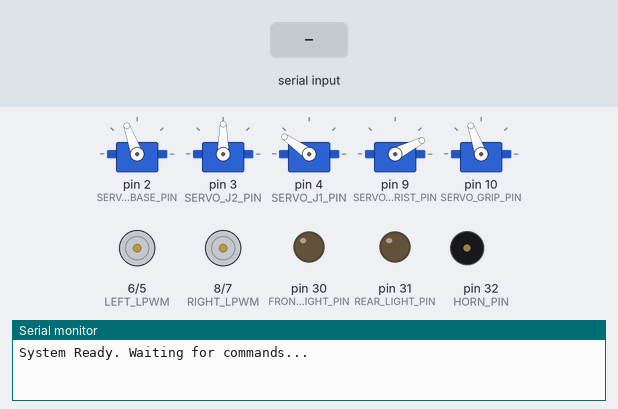
A sketch run on a simulated Arduino Mega 2560, built with avr-gcc and run on an emulated ATmega2560. Parts: 5 × servo, motor-driver pin pairs drawn as motors (green arrow = first pin HIGH = forward, orange = second pin HIGH = backward, longer = more drive), output pins drawn as LEDs (lit = HIGH), buzzer (waves = sounding, pin HIGH), the last lines printed to the serial monitor. The inputs (shaded band) are chosen by the test bench.

Above: at 1.2 s.
1.3 s: "A,1\n" received over the second serial link
At 1.77 s:
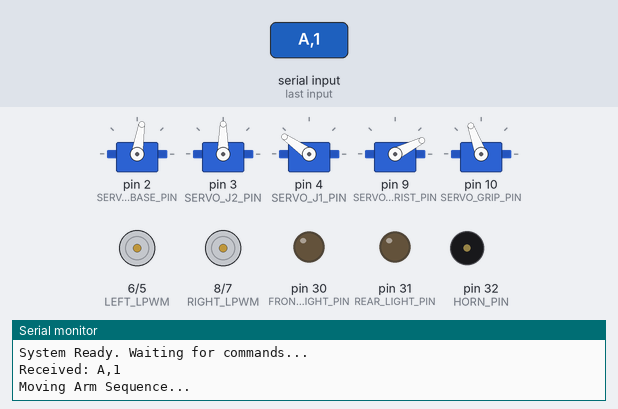
4.3 s: "Q\n" received over the second serial link
At 7.1 s:
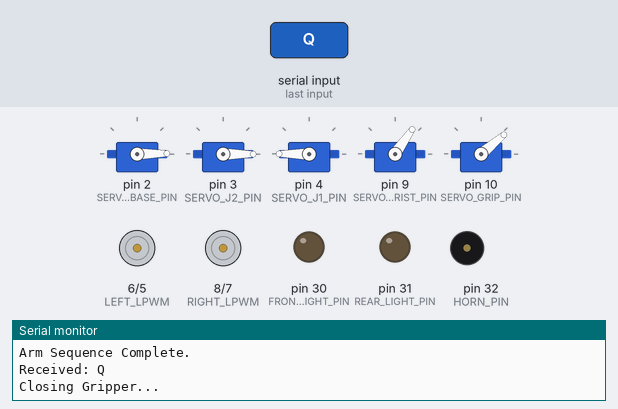
7.3 s: "G\n" received over the second serial link
At 7.8 s:
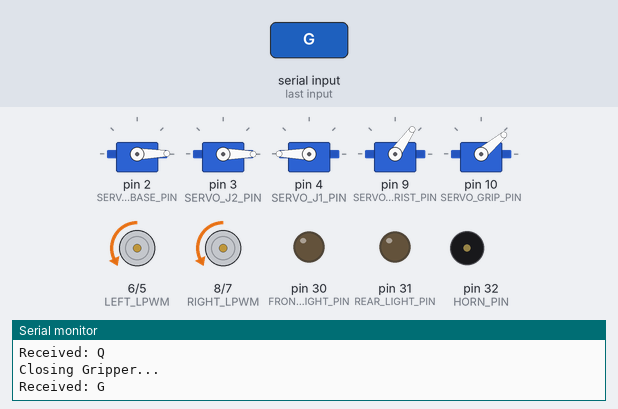
8.8 s: "q\n" received over the second serial link
At 10.5 s:
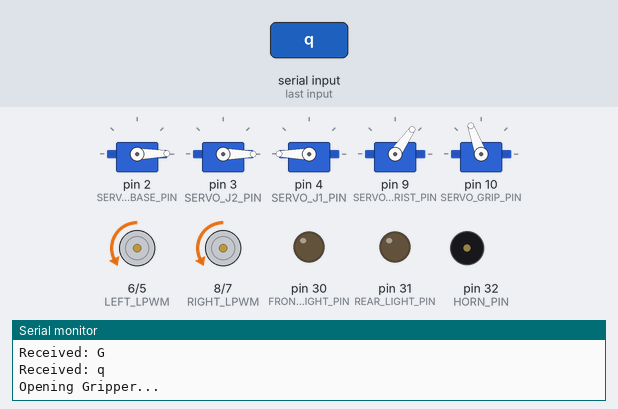
11.3 s: "Y\n" received over the second serial link
At 12.1 s:
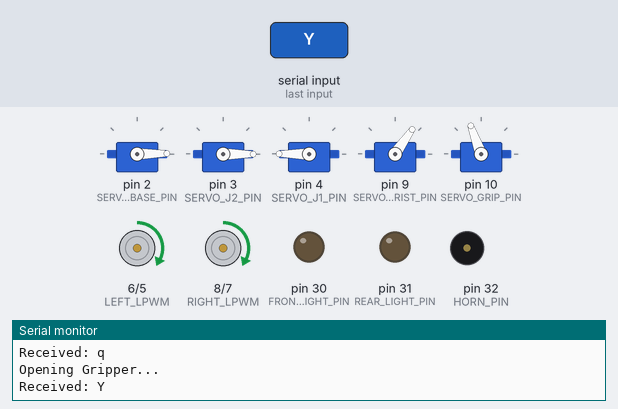
12.8 s: "1\n" received over the second serial link
At 13.2 s:
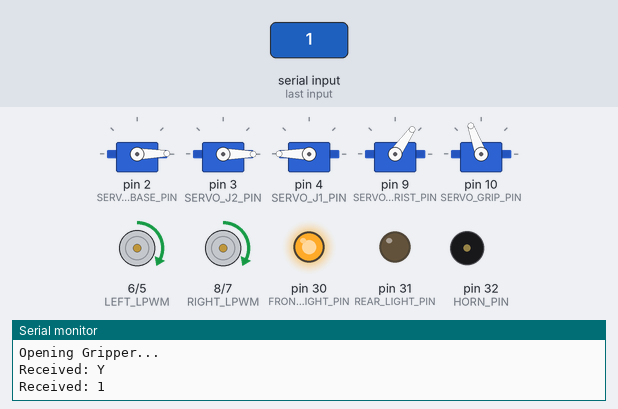
Timing chart, 0 to 15.3 s (numbered marks = the images above; inputs shaded):
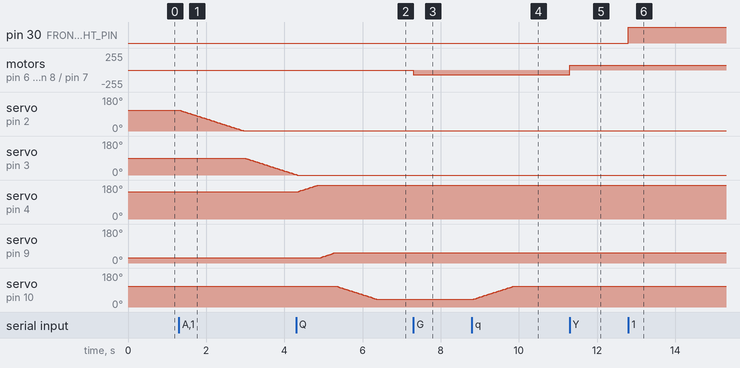

Measured:
- after the input at 1.3 s, servo on pin 2 (SERVO_BASE_PIN): moves from 110° to 1° over 1.6 s, starting at once; servo on pin 3 (SERVO_J2_PIN): moves from 90° to 3° over 1.3 s, starting after 1.7 s
- after the input at 4.3 s, servo on pin 10 (SERVO_GRIP_PIN): moves from 110° to 40° over 1.0 s, starting after 1.0 s
- after the input at 7.3 s, motor on pin 6 (LEFT_LPWM) / pin 5 (LEFT_RPWM), motor on pin 8 (RIGHT_LPWM) / pin 7 (RIGHT_RPWM): stopped → backward 70/255 at once
- after the input at 8.8 s, servo on pin 10 (SERVO_GRIP_PIN): moves from 40° to 110° over 1.0 s, starting at once
- after the input at 11.3 s, motor on pin 6 (LEFT_LPWM) / pin 5 (LEFT_RPWM), motor on pin 8 (RIGHT_LPWM) / pin 7 (RIGHT_RPWM): backward 70/255 → forward 70/255 at once
- after the input at 12.8 s, pin 30 (FRONT_LIGHT_PIN): LOW → HIGH at once

The sketch:

bomb_disposal_robot.ino
```cpp
//====================================================//
//       ARDUINO MEGA + HC-05 + 2x BTS7960          //
//              4 x 12V Johnson Motors               //
//              + 5x Servo Robotic Arm               //
//====================================================//

#include <Servo.h>

//====================================================//
//                    HC-05                           //
//====================================================//
// Mega hardware Serial1
// Mega RX1 = D19
// Mega TX1 = D18
#define BT Serial1

//====================================================//
//              BTS7960 #1 - LEFT SIDE               //
//====================================================//
#define LEFT_RPWM 5
#define LEFT_LPWM 6

//====================================================//
//              BTS7960 #2 - RIGHT SIDE              //
//====================================================//
#define RIGHT_RPWM 7
#define RIGHT_LPWM 8

//====================================================//
//                 LIGHTS + HORN                     //
//====================================================//
#define FRONT_LIGHT_PIN 30
#define REAR_LIGHT_PIN  31
#define HORN_PIN        32

//====================================================//
//                 ROBOTIC ARM SERVOS                //
//====================================================//
// Pins changed to 2, 3, 4, 9, 10 to avoid conflict with BTS7960 (5, 6, 7, 8)
#define SERVO_BASE_PIN 2
#define SERVO_J2_PIN 3
#define SERVO_J1_PIN 4
#define SERVO_WRIST_PIN 9
#define SERVO_GRIP_PIN 10

Servo servoBase;
Servo servoJ2;
Servo servoJ1;
Servo servoWrist;
Servo servoGrip;

int currentBase = 110;
int currentJ2 = 90;
int currentJ1 = 145;
int currentWrist = 27;
int currentGrip = 110;

const int MOVE_DELAY = 15; // Smooth movement speed (Higher = Slower)

//====================================================//
//                 SPEED SETTINGS                    //
//====================================================//
int motorSpeed = 70;
int turnSpeed = 90;
int diagonalSpeed = 70;

//====================================================//
//                      SETUP                        //
//====================================================//
void setup() {
  //--------------- LEFT BTS7960 ----------------//
  pinMode(LEFT_RPWM, OUTPUT);
  pinMode(LEFT_LPWM, OUTPUT);

  //--------------- RIGHT BTS7960 ---------------//
  pinMode(RIGHT_RPWM, OUTPUT);
  pinMode(RIGHT_LPWM, OUTPUT);

  //--------------- Lights + Horn ---------------//
  pinMode(FRONT_LIGHT_PIN, OUTPUT);
  pinMode(REAR_LIGHT_PIN, OUTPUT);
  pinMode(HORN_PIN, OUTPUT);
  digitalWrite(FRONT_LIGHT_PIN, LOW);
  digitalWrite(REAR_LIGHT_PIN, LOW);
  digitalWrite(HORN_PIN, LOW);

  //--------------- Bluetooth -------------------//
  BT.begin(9600);
  Serial.begin(9600); // For PC debugging

  //--------------- Robotic Arm -----------------//
  servoBase.attach(SERVO_BASE_PIN);
  servoJ2.attach(SERVO_J2_PIN);
  servoJ1.attach(SERVO_J1_PIN);
  servoWrist.attach(SERVO_WRIST_PIN);
  servoGrip.attach(SERVO_GRIP_PIN);

  // Move to initial position on startup
  servoBase.write(currentBase);
  servoJ2.write(currentJ2);
  servoJ1.write(currentJ1);
  servoWrist.write(currentWrist);
  servoGrip.write(currentGrip);

  //--------------- Safety ----------------------//
  stopRobot();
  Serial.println("System Ready. Waiting for commands...");
}

//====================================================//
//                       LOOP                         //
//====================================================//
void loop() {
  if (BT.available()) {
    String cmd = BT.readStringUntil('\n');
    cmd.trim();

    if (cmd.length() > 0) {
      Serial.print("Received: ");
      Serial.println(cmd);

      //==========================================//
      //             ROBOTIC ARM CONTROL          //
      //==========================================//
      if (cmd.startsWith("A")) {
        int values[5];
        int startIndex = 2;

        for (int i = 0; i < 5; i++) {
          int endIndex = cmd.indexOf(',', startIndex);
          if (endIndex == -1) endIndex = cmd.length();
          values[i] = cmd.substring(startIndex, endIndex).toInt();
          startIndex = endIndex + 1;
        }

        stopRobot(); // Safety: ensure motors are off while arm moves

        Serial.println("Moving Arm Sequence...");
        smoothMove(servoBase, values[0], currentBase);
        smoothMove(servoJ2, values[1], currentJ2);

        // Invert J1 and Wrist to match physical mounting
        int targetJ1 = 290 - values[2];
        int targetWrist = 55 - values[3];

        smoothMove(servoJ1, targetJ1, currentJ1);
        smoothMove(servoWrist, targetWrist, currentWrist);

        // ⚠️ CRITICAL: values[4] (the gripper angle) is INTENTIONALLY IGNORED here.
        // The gripper will ONLY move when the standalone 'q' or 'Q' command is received.

        Serial.println("Arm Sequence Complete.");
      }
      else if (cmd == "q") {
        Serial.println("Opening Gripper...");
        smoothMove(servoGrip, 110, currentGrip);
      }
      else if (cmd == "Q") {
        Serial.println("Closing Gripper...");
        smoothMove(servoGrip, 40, currentGrip);
      }

      //==========================================//
      //               CAR CONTROL                //
      //==========================================//
      else if (cmd.length() == 1) {
        char c = cmd.charAt(0);
        switch (c) {
          // Movement
          case 'F': forward(); break;
          case 'B': backward(); break;
          case 'L': left(); break;
          case 'R': right(); break;
          case 'S': stopRobot(); break;

          // Diagonal (Optional, kept for compatibility)
          case 'G': forwardLeft(); break;
          case 'I': forwardRight(); break;
          case 'Y': backLeft(); break;   // Changed from 'H' to avoid conflict with Horn
          case 'J': backRight(); break;

          // Lights (New App Protocol)
          case '1': digitalWrite(FRONT_LIGHT_PIN, HIGH); break;
          case '2': digitalWrite(FRONT_LIGHT_PIN, LOW); break;
          case '3': digitalWrite(REAR_LIGHT_PIN, HIGH); break;
          case '4': digitalWrite(REAR_LIGHT_PIN, LOW); break;

          // Lights (Old Protocol Compatibility)
          case 'W': digitalWrite(FRONT_LIGHT_PIN, HIGH); break;
          case 'w': digitalWrite(FRONT_LIGHT_PIN, LOW); break;
          case 'U': digitalWrite(REAR_LIGHT_PIN, HIGH); break;
          case 'u': digitalWrite(REAR_LIGHT_PIN, LOW); break;

          // Horn (New App Protocol)
          case 'H': digitalWrite(HORN_PIN, HIGH); break;
          case 'h': digitalWrite(HORN_PIN, LOW); break;

          // Horn (Old Protocol Compatibility)
          case 'V': digitalWrite(HORN_PIN, HIGH); break;
          case 'v': digitalWrite(HORN_PIN, LOW); break;
        }
      }
    }
  }
}

//====================================================//
//                 MOVEMENT FUNCTIONS                 //
//====================================================//
void leftForward(int speed) {
  analogWrite(LEFT_LPWM, 0);
  analogWrite(LEFT_RPWM, speed);
}

void leftBackward(int speed) {
  analogWrite(LEFT_RPWM, 0);
  analogWrite(LEFT_LPWM, speed);
}

void rightForward(int speed) {
  analogWrite(RIGHT_LPWM, 0);
  analogWrite(RIGHT_RPWM, speed);
}

void rightBackward(int speed) {
  analogWrite(RIGHT_RPWM, 0);
  analogWrite(RIGHT_LPWM, speed);
}

void forward() {
  leftForward(motorSpeed);
  rightForward(motorSpeed);
}

void backward() {
  leftBackward(motorSpeed);
  rightBackward(motorSpeed);
}

void left() {
  leftBackward(turnSpeed);
  rightForward(turnSpeed);
}

void right() {
  leftForward(turnSpeed);
  rightBackward(turnSpeed);
}

void forwardLeft() {
  leftForward(diagonalSpeed);
  rightForward(motorSpeed);
}

void forwardRight() {
  leftForward(motorSpeed);
  rightForward(diagonalSpeed);
}

void backLeft() {
  leftBackward(diagonalSpeed);
  rightBackward(motorSpeed);
}

void backRight() {
  leftBackward(motorSpeed);
  rightBackward(diagonalSpeed);
}

void stopRobot() {
  analogWrite(LEFT_RPWM, 0);
  analogWrite(LEFT_LPWM, 0);
  analogWrite(RIGHT_RPWM, 0);
  analogWrite(RIGHT_LPWM, 0);
}

//====================================================//
//               SMOOTH ARM MOVEMENT                  //
//====================================================//
void smoothMove(Servo &servo, int target, int &currentPos) {
  target = max(0, min(180, target)); // Clamp to safe limits

  if (currentPos < target) {
    for (int i = currentPos; i <= target; i++) {
      servo.write(i);
      delay(MOVE_DELAY);
    }
  }
  else if (currentPos > target) {
    for (int i = currentPos; i >= target; i--) {
      servo.write(i);
      delay(MOVE_DELAY);
    }
  }
  currentPos = target;
}
```
